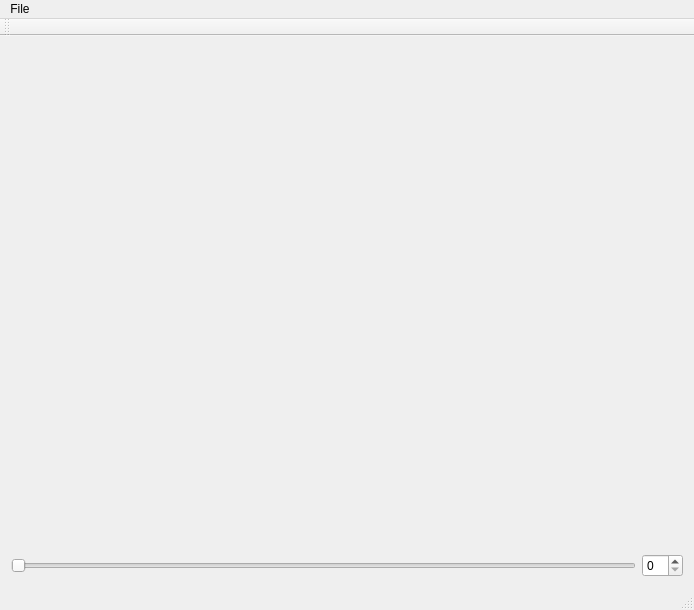
<?xml version="1.0" encoding="UTF-8"?>
<ui version="4.0">
 <class>ViewerMainWindow</class>
 <widget class="QMainWindow" name="ViewerMainWindow">
  <property name="geometry">
   <rect>
    <x>0</x>
    <y>0</y>
    <width>694</width>
    <height>610</height>
   </rect>
  </property>
  <property name="windowTitle">
   <string>Image Viewer</string>
  </property>
  <widget class="QWidget" name="centralWidget">
   <layout class="QVBoxLayout" name="verticalLayout_2">
    <item>
     <layout class="QVBoxLayout" name="verticalLayout">
      <item>
       <widget class="QtAddons::ImageViewerWidget" name="viewer" native="true">
        <property name="sizePolicy">
         <sizepolicy hsizetype="MinimumExpanding" vsizetype="MinimumExpanding">
          <horstretch>0</horstretch>
          <verstretch>0</verstretch>
         </sizepolicy>
        </property>
       </widget>
      </item>
     </layout>
    </item>
    <item>
     <layout class="QHBoxLayout" name="horizontalLayout">
      <item>
       <widget class="QSlider" name="horizontalSlider">
        <property name="orientation">
         <enum>Qt::Horizontal</enum>
        </property>
       </widget>
      </item>
      <item>
       <widget class="QSpinBox" name="spinBox"/>
      </item>
     </layout>
    </item>
   </layout>
  </widget>
  <widget class="QMenuBar" name="menuBar">
   <property name="geometry">
    <rect>
     <x>0</x>
     <y>0</y>
     <width>694</width>
     <height>21</height>
    </rect>
   </property>
   <widget class="QMenu" name="menuFile">
    <property name="title">
     <string>File</string>
    </property>
    <addaction name="actionOpen"/>
    <addaction name="actionQuit"/>
   </widget>
   <addaction name="menuFile"/>
  </widget>
  <widget class="QToolBar" name="mainToolBar">
   <attribute name="toolBarArea">
    <enum>TopToolBarArea</enum>
   </attribute>
   <attribute name="toolBarBreak">
    <bool>false</bool>
   </attribute>
  </widget>
  <widget class="QStatusBar" name="statusBar"/>
  <action name="actionOpen">
   <property name="text">
    <string>Open</string>
   </property>
  </action>
  <action name="actionQuit">
   <property name="text">
    <string>Quit</string>
   </property>
  </action>
 </widget>
 <layoutdefault spacing="6" margin="11"/>
 <customwidgets>
  <customwidget>
   <class>QtAddons::ImageViewerWidget</class>
   <extends>QWidget</extends>
   <header location="global">imageviewerwidget.h</header>
   <container>1</container>
  </customwidget>
 </customwidgets>
 <resources/>
 <connections/>
</ui>
